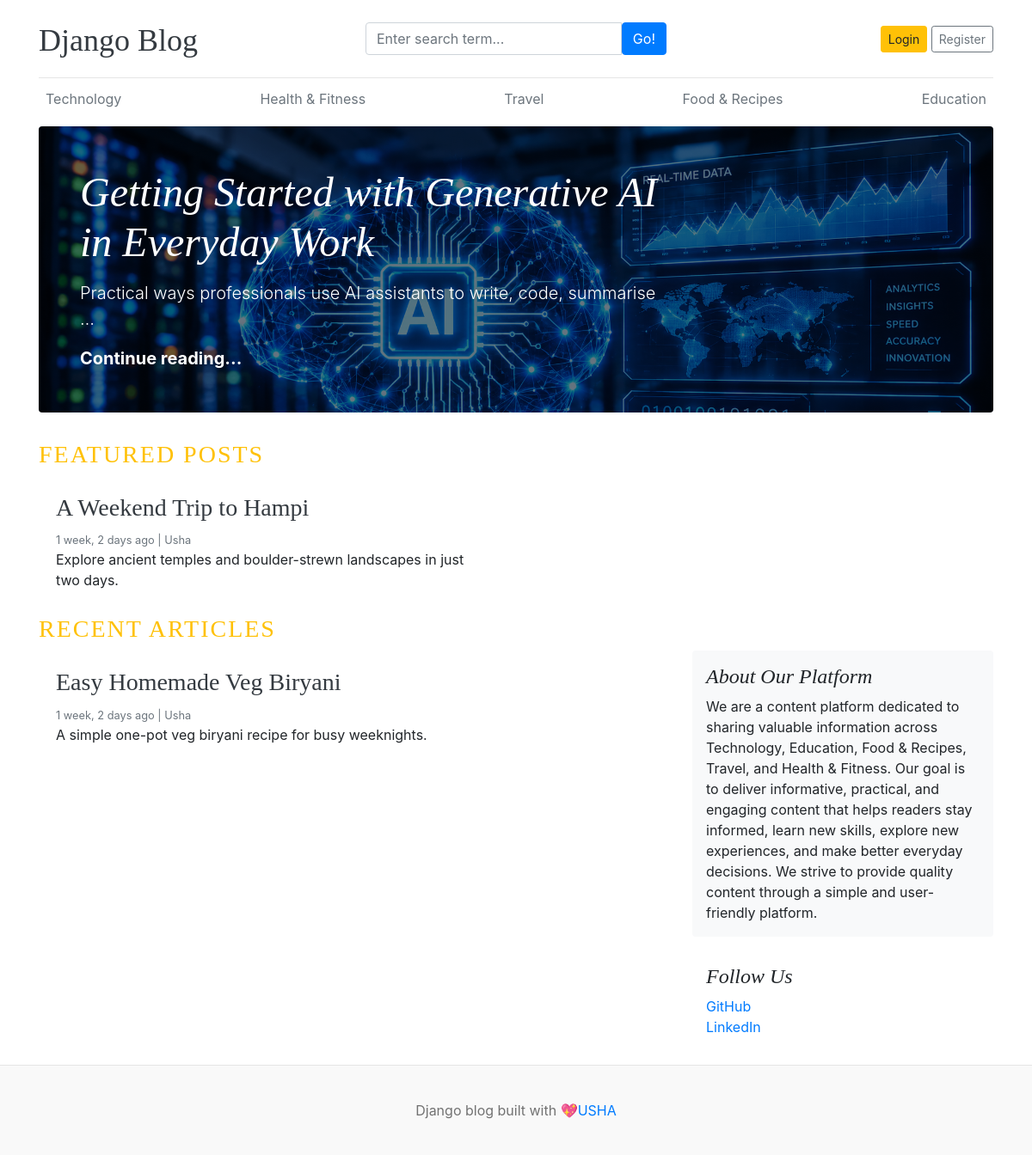
The page / on the database its author committed.
### blogs/models.py (models this page shows, shortened)
class Category (models.Model):
    category_name=models.CharField(max_length=50,unique=True)
    created_at=models.DateTimeField(auto_now_add=True)
    updated_at=models.DateTimeField(auto_now=True)
    class Meta:
        verbose_name_plural='categories'
    def __str__(self):
        return self.category_name

class Blog(models.Model):
     title = models.CharField(max_length=100)
     slug =models.SlugField(max_length=150,unique=True,blank=True)
     category = models.ForeignKey(Category,on_delete=models.CASCADE)
     author = models.ForeignKey(User,on_delete=models.CASCADE)
     featured_image = models.ImageField(upload_to='uploads/%Y/%m/%d')
     short_description = models.TextField(max_length=500)
     blog_body = models.TextField(max_length=2000)
     status = models.CharField(max_length=20,choices=STATUS_CHOICES,default="Draft")
     is_featured = models.BooleanField(default=False)
     created_at = models.DateTimeField(auto_now_add=True)
     updated_at = models.DateTimeField(auto_now=True)
     def __str__(self):
         return self.title

class About(models.Model):
    about_heading = models.CharField(max_length=25)
    about_description = models.TextField(max_length=500)
    created_at=models.DateTimeField(auto_now_add=True)
    updated_at=models.DateTimeField(auto_now=True)
    class Meta:
        verbose_name_plural = 'About'

class SocialLink(models.Model):
    platform = models.CharField(max_length=25)
    link = models.URLField(max_length=100)
    created_at=models.DateTimeField(auto_now_add=True)
    updated_at=models.DateTimeField(auto_now=True)

### blog_main/views.py (the view)
# urls.py: 2. Add a URL to urlpatterns:  path('', views.home, name='home')
def home(request):
    featured_posts = Blog.objects.filter(is_featured=True , status='Published').order_by('updated_at')
    posts = Blog.objects.filter(is_featured=False,status='Published')
    print("FEATURED POSTS:", featured_posts)
    print("RECENT POSTS:", posts)
    try:
        about = About.objects.first()
    except :
        about = None
    context ={
        'featured_posts' : featured_posts,
        'posts' : posts,
        'about' :about,
    }
    return render(request,'home.html',context)

### blogs/context_processors.py (called while the page is built)
def get_categories(request):
    categories = Category.objects.all()
    return dict(categories=categories)

def get_social_links(request):
    social_links = SocialLink.objects.all()
    return dict(social_links = social_links)

### templates/home.html
{% extends 'base.html' %}
{% block content %}
{% for post in featured_posts %}
{% if forloop.first %}
<div class="jumbotron p-3 p-md-5 text-white rounded bg-dark"
  style="background-image: url({{ post.featured_image.url }});background-blend-mode: overlay;background-size:cover;">
  <div class="col-md-8 px-0">
    <h1 class="display-4 font-italic">{{post.title}}</h1>
    <p class="lead my-3">{{post.short_description | truncatewords:10 }}</p>
    <p class="lead mb-0"><a href="{% url 'blogs' post.slug %}" class="text-white font-weight-bold">Continue reading...</a></p>
  </div>
</div>
{% endif %}
{% endfor %}
<h3 class="text-uppercase text-warning" style="letter-spacing: 2px ;">Featured Posts</h3>
<div class="row mb-2">
  {% for post in featured_posts %}
  {% if not forloop.first %}
  <div class="col-md-6">
    <div class="card border-0">
      <div class="card-body">
        <h3><a href="{% url 'blogs' post.slug %}" class="text-dark">{{post.title}}</a></h3>
        <small class="mb-1 text-muted">{{post.created_at | timesince }} ago | {{post.author}}</small>
        <p class="card-text">{{post.short_description | truncatewords:25 }}</p>
      </div>
    </div>
  </div>
  {% endif %}
  {% endfor %}
</div>
<h3 class="text-uppercase text-warning" style="letter-spacing: 2px ;">Recent Articles</h3>
<main role="main" class="container p-0">
  <div class="row">
    <div class="col-md-8 blog-main">
      {% for post in posts %}
      <div class="card border-0">
        <div class="card-body">
          <h3><a href="{% url 'blogs' post.slug %}" class="text-dark">{{post.title}}</a></h3>
          <small class="mb-1 text-muted">{{post.created_at | timesince }} ago | {{post.author}}</small>
          <p class="card-text">{{post.short_description | truncatewords:25 }}</p>
        </div>
      </div>
      {% endfor %}
    </div>
    <aside class="col-md-4 blog-sidebar">
      <div class="p-3 mb-3 bg-light rounded">
        <h4 class="font-italic">{{about.about_heading}}</h4>
        <p class="mb-0">{{about.about_description}}</p>
      </div>
      {% if social_links %}
      <div class="p-3">
        <h4 class="font-italic">Follow Us</h4>
        <ol class="list-unstyled">
          {% for i in social_links %}
          <li><a href="{{i.link}}" target="_blank">{{i.platform}}</a></li>
          {% endfor %}
        </ol>
      </div>
      {% endif %}
    </aside>
  </div>
</main>
</div>
{% endblock %}

### templates/base.html (shortened to what this page needs)
{% load static %}
<!DOCTYPE html>
<html lang="en">
<head>
  <link href="https://stackpath.bootstrapcdn.com/bootstrap/4.5.2/css/bootstrap.min.css" rel="stylesheet">
  <link href="{% static 'css/blog.css' %}" rel="stylesheet">
  <link rel="stylesheet" href="https://cdnjs.cloudflare.com/ajax/libs/font-awesome/4.7.0/css/font-awesome.min.css">
</head>
<body>
  <div class="container">
    <header class="blog-header py-3">
      <div class="row flex-nowrap justify-content-between align-items-center">
        <div class="col-4 pt-1">
          <a class="blog-header-logo text-dark" href="/">Django Blog</a>
        </div>
        <div class="col-4">
          <form action="{% url 'search' %}" method="GET">
            <div class="input-group">
              <input class="form-control" type="text" name="keyword"value='{{ keyword }}' placeholder="Enter search term..."
                aria-label="Enter search">
                <button type="submit" class="btn btn-primary" id="button-search" type="button">Go!</button>
            </div>
          </form>
        </div>
        <div class="col-4 d-flex justify-content-end align-items-center">
          {% if not user.is_authenticated %}
          <a class="btn btn-sm btn-warning" href="{% url 'login' %}">Login</a>&nbsp;
          <a class="btn btn-sm btn-outline-secondary" href="{% url 'register' %}">Register</a>
          {% else %}
          <span><a href="{% url 'dashboard' %}">Dashboard</a></span>
          &emsp;
          <span><a href="{% url 'logout' %}">Logout</a> </span>
          {% endif %}
        </div>
      </div>
    </header>
    <div class="nav-scroller py-1 mb-2">
      <nav class="nav d-flex justify-content-between">
        {% for cat in categories %}
        <a class="p-2 text-muted" href="{% url 'posts_by_category' cat.id %}">{{ cat }}</a>
        {% endfor %}
      </nav>
    </div>
    {% block content %}
    {% endblock %}
    <footer class="blog-footer">
      <p>Django blog built with 💖<a href="#">USHA</a></p>
    </footer>
</body>

### static/css/blog.css (style rules this page uses)
.blog-header { border-bottom: 1px solid #e5e5e5; }
.blog-header-logo { font-family: "Playfair Display", Georgia, "Times New Roman", serif; font-size: 2.25rem; }
h1, h2, h3, h4, h5, h6 { font-family: "Playfair Display", Georgia, "Times New Roman", serif; }
.display-4 { font-size: 2.5rem; }
@media (min-width: 768px) { .display-4 { font-size: 3rem; } }
.blog-footer { padding: 2.5rem 0; color: #727272; text-align: center; background-color: #f9f9f9; border-top: .05rem solid #e5e5e5; }
.blog-footer p:last-child { margin-bottom: 0; }

### rows shown on the page
Category: category_name "Technology"
Category: category_name "Health & Fitness"
Category: category_name "Travel"
Category: category_name "Food & Recipes"
Category: category_name "Education"
Blog: featured_image (picture), title "Getting Started with Generative AI in Everyday Work", short_description "Practical ways professionals use AI assistants to write, code, summarise …"
Blog: title "A Weekend Trip to Hampi", created_at "1 week, 2 days", author "Usha", short_description "Explore ancient temples and boulder-strewn landscapes in just two days."
Blog: title "Easy Homemade Veg Biryani", created_at "1 week, 2 days", author "Usha", short_description "A simple one-pot veg biryani recipe for busy weeknights."
About: about_heading "About Our Platform", about_description "We are a content platform dedicated to sharing valuable information across Technology, Education, Food & Recipes, Travel, and Health & Fitness. Our goal is to deliver informative, practical, and engaging content that helps readers stay informed, learn new skills, explore new experiences, and make better everyday decisions. We strive to provide quality content through a simple and user-friendly platform."
SocialLink: platform "GitHub"
SocialLink: platform "LinkedIn"
